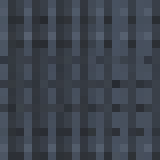
#> input picture assets/art/wp005/buildings/building_sample_roof_v01.png, 20 x 20 px (shown 8 times larger); the run also reads 1 picture not shown here
$ python graphics_eval_wp005.py
#> lines starting #> are read from the running program, lines starting #| are printed output that depends on the picture
"""WP-005 graphics measurements (D-052 evaluation): per-asset colour count,
saturation, luminance, edge luminance, bottom margin; tile seam differences;
enemy / facility contrast against the ground tiles, the grey-box corridor and
the shader outline colour; contact sheets. Writes results/evidence/wp-005/graphics_eval/.

    python scripts/graphics_eval_wp005.py
"""
import io, json, os, glob, colorsys
from PIL import Image, ImageDraw
base = os.path.dirname(os.path.dirname(os.path.abspath(__file__))).replace(os.sep, '/') + '/'
A = base + 'assets/art/wp005/'
C = base + 'results/evidence/wp-005/captures/'
P = base + 'results/evidence/wp-005/playtest/'
OUT = base + 'results/evidence/wp-005/graphics_eval/'
os.makedirs(OUT, exist_ok=True)

def lum(rgb):
    r, g, b = [c / 255.0 for c in rgb[:3]]
    f = lambda c: c / 12.92 if c <= 0.03928 else ((c + 0.055) / 1.055) ** 2.4
    return 0.2126 * f(r) + 0.7152 * f(g) + 0.0722 * f(b)

def contrast(l1, l2):
    a, b = max(l1, l2), min(l1, l2)
    return (a + 0.05) / (b + 0.05)

def stats(img, frame=None):
    im = img.convert('RGBA')
    if frame is not None:
        im = im.crop(frame)
    px = [p for p in (im.get_flattened_data() if hasattr(im, 'get_flattened_data') else im.getdata()) if p[3] >= 128]
    if not px:
        return None
    cols = set(p[:3] for p in px)
    sats = [colorsys.rgb_to_hsv(p[0] / 255, p[1] / 255, p[2] / 255)[1] for p in px]
    lums = [lum(p) for p in px]
    # outline: opaque pixels adjacent to transparent -> dark?
    w, h = im.size
    data = im.load()
    edge = []
    for y in range(h):
        for x in range(w):
            p = data[x, y]
            if p[3] < 128:
                continue
            nb = [(x + dx, y + dy) for dx, dy in ((1, 0), (-1, 0), (0, 1), (0, -1))]
            if any(not (0 <= nx < w and 0 <= ny < h) or data[nx, ny][3] < 128 for nx, ny in nb):
                edge.append(lum(p))
    bb = im.getbbox()
    return {'opaque_px': len(px), 'colours': len(cols), 'sat_mean': round(sum(sats) / len(sats), 3),
            'lum_mean': round(sum(lums) / len(lums), 3), 'lum_min': round(min(lums), 3), 'lum_max': round(max(lums), 3),
            'edge_lum_mean': round(sum(edge) / len(edge), 3) if edge else None, 'edge_px': len(edge),
            'bbox': bb, 'bottom_margin': (h - bb[3]) if bb else None, 'size': [w, h]}

report = {'assets': {}, 'contrast': {}, 'tiles': {}, 'screen': {}}
# --- per asset (first frame of each strip)
frames = {'terrain_sample_ground': 4, 'enemy_basic': 2, 'hwacha_fire': 3, 'bongsu_pulse': 2}
for f in sorted(glob.glob(A + '*/*.png')):
    name = os.path.basename(f)
    im = Image.open(f)
#> im is the input picture: PIL image 20x20 RGBA; mean R, G, B, A 60.7, 67.5, 77.8, 255
    n = 1
    for k, v in frames.items():
        if name.startswith(k):
            n = v
    fw = im.width // n
#> fw = 20
    per = []
    for i in range(n):
        per.append(stats(im, (i * fw, 0, (i + 1) * fw, im.height)))
#> this loop made 1 pass
#> bb in stats on pass 1: (0, 0, 20, 20)
#> after the loop, per = 1 item
#> pass 3 of the loop `for f in sorted(glob.glob(A + '*/*.png')):`:
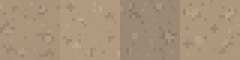
#> input picture assets/art/wp005/terrain/terrain_sample_ground_v01.png, 80 x 20 px (shown 3 times larger)
#> im is the input picture: PIL image 80x20 RGBA; mean R, G, B, A 168.2, 146, 121.9, 255
#> the loop `for i in range(n):` made 4 passes
#> pass 1, in stats (call 3), `im = im.crop(frame)`:
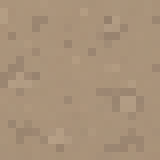
#> im: PIL image 20x20 RGBA (shown 8 times larger); mean R, G, B, A 168.5, 146.1, 121.8, 255
#> pass 3, in stats (call 5), `im = im.crop(frame)`:
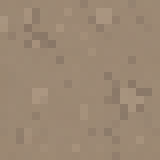
#> im: PIL image 20x20 RGBA (shown 8 times larger); mean R, G, B, A 155.7, 136, 115.5, 255
#> after the loop `for i in range(n):`: per = 4 items
    report['assets'][name] = {'frames': n, 'frame_size': [fw, im.height], 'per_frame': per}

# --- tile seams (ground variants, roof, wall): mean abs diff between opposite edges
def seam(im):
    im = im.convert('RGB')
    w, h = im.size
    l = [im.getpixel((0, y)) for y in range(h)]
    r = [im.getpixel((w - 1, y)) for y in range(h)]
    t = [im.getpixel((x, 0)) for x in range(w)]
    b = [im.getpixel((x, h - 1)) for x in range(w)]
    d = lambda a, c: sum(abs(p[i] - q[i]) for p, q in zip(a, c) for i in range(3)) / (3 * len(a))
    return {'lr': round(d(l, r), 1), 'tb': round(d(t, b), 1)}
g = Image.open(A + 'terrain/terrain_sample_ground_v01.png')
for i in range(4):
    report['tiles']['ground_%d' % i] = seam(g.crop((i * 20, 0, (i + 1) * 20, 20)))
#> this loop made 4 passes
#> pass 1, in seam, `im = im.convert('RGB')`:
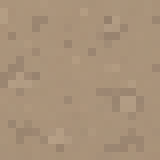
#> im: PIL image 20x20 RGB (shown 8 times larger); mean R, G, B 168.5, 146.1, 121.8
#> pass 2, in seam (call 2), `im = im.convert('RGB')`:
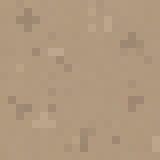
#> im: PIL image 20x20 RGB (shown 8 times larger); mean R, G, B 175.9, 152.4, 126.3
#> pass 3, in seam (call 3), `im = im.convert('RGB')`:
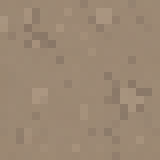
#> im: PIL image 20x20 RGB (shown 8 times larger); mean R, G, B 155.7, 136, 115.5
#> after the loop, report = 4 items
report['tiles']['roof'] = seam(Image.open(A + 'buildings/building_sample_roof_v01.png'))
#> (the run stopped early here; a loop or call above may not have finished)
